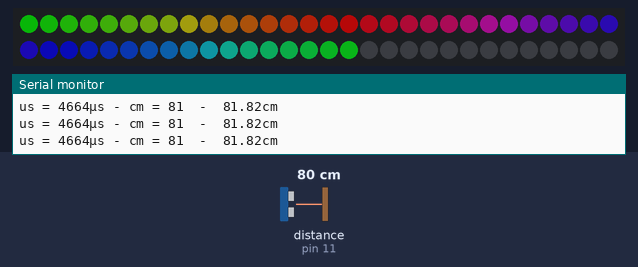
Simulated run of this sketch. Board: Arduino Uno, built with avr-gcc and run on an emulated ATmega328P. Parts: 60 RGB LEDs in strip order, left to right, continuing on the next row, the last lines printed to the serial monitor. The test bench sets the inputs (shaded band); at power-on: distance to the obstacle (sensor on pin 11) 80 cm. The echo pulse lasts 58.3 µs per cm; dim RGB values are drawn brighter than linear; colours are those a GRB WS2812 strip shows for the declared byte order.

Above: at 1.2 s.
1.3 s: distance to the obstacle (sensor on pin 11) set to 9 cm
At 1.7 s:
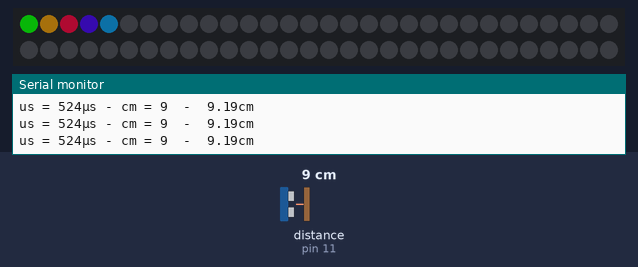
2.8 s: distance to the obstacle (sensor on pin 11) set to 18 cm
4.3 s: distance to the obstacle (sensor on pin 11) set to 35 cm
At 5.2 s:
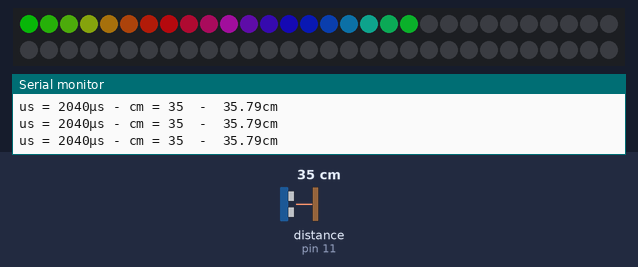
5.9 s: distance to the obstacle (sensor on pin 11) set to 2 cm
At 6.8 s:
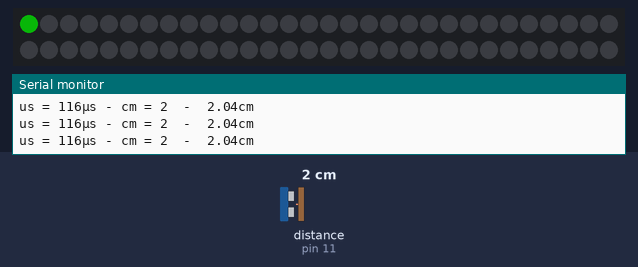
7.5 s: distance to the obstacle (sensor on pin 11) set to 4 cm
9.0 s: distance to the obstacle (sensor on pin 11) set to 250 cm
Timing chart, 0 to 11.5 s (numbered marks = the images above; inputs shaded):
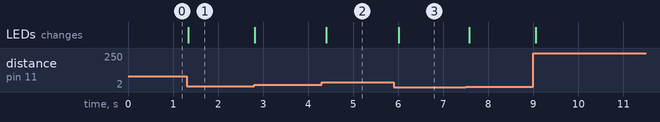

Measured:
- after the input at 1.3 s, the LEDs: change at once (image 1)
- after the input at 4.3 s, the LEDs: change after 0.10 s (image 2)
- after the input at 5.9 s, the LEDs: change after 0.11 s (image 3)

The sketch:

distance.ino
```cpp
/* Brancher le capteur de distance HC-SR04, le placer en debut de ledstrip
Les leds s'allument en arc-en-ciel jusqu'a la main placee sur le strip!
*/

#include <FastLED.h>
#include "NewPing.h"

// How many leds in your strip?
#define NUM_LEDS 60
#define DATA_PIN 5 // Green=data / red=5V / white=ground

// Define the array of leds
CRGB leds[NUM_LEDS];


#define ECHO_PIN 11 // Arduino pin tied to echo pin on the ultrasonic sensor.
#define TRIGGER_PIN 12 // Arduino pin tied to trigger pin on the ultrasonic sensor.
#define MAX_DISTANCE 150 // Maximum distance we want to ping for (in centimeters). Maximum sensor distance is rated at 400-500cm.

NewPing sonar(TRIGGER_PIN, ECHO_PIN, MAX_DISTANCE); // NewPing setup of pins and maximum distance.

void setup() {
  Serial.begin(9600);
  Serial.println("resetting");
  LEDS.addLeds<WS2812, DATA_PIN, RGB>(leds, NUM_LEDS);
  LEDS.setBrightness(84);
}
void loop()
{
  unsigned int uS = sonar.ping(); // Send ping, get ping time in microseconds (uS).
  unsigned int cm = sonar.convert_cm(uS); // Convert into centimeters
  Serial.print("us = ");
  Serial.print(uS);
  Serial.print("µs - cm = ");
  Serial.print(cm);
  Serial.print("  -  ");
  Serial.print(uS*1.0/US_ROUNDTRIP_CM);
  Serial.println("cm");

  fill_solid(leds, NUM_LEDS, CRGB::Black);
  int n = min(1.0*cm/1.7,NUM_LEDS);
  for (int pos = 0; pos < n; pos++)
  {
    hsv2rgb_spectrum(CHSV(pos*255/n, 240, 200), leds[pos]);
  }
  FastLED.show();

  delay(100);
}

void loopShoot()
{
  unsigned int uS = sonar.ping(); // Send ping, get ping time in microseconds (uS).
  unsigned int cm = sonar.convert_cm(uS); // Convert into centimeters
  Serial.print("us = ");
  Serial.print(uS);
  Serial.print("µs - cm = ");
  Serial.print(cm);
  Serial.print("  -  ");
  Serial.print(uS*1.0/US_ROUNDTRIP_CM);
  Serial.println("cm");

  fill_solid(leds, NUM_LEDS, CRGB::Black);
  int n = min(1.0*cm/1.7,NUM_LEDS);
  for (int pos = 0; pos < n; pos++)
  {
    hsv2rgb_spectrum(CHSV(pos*255/n, 240, 200), leds[pos]);
    FastLED.show();
    leds[pos]=CRGB::Black;
    delay(1);
  }
}
```
